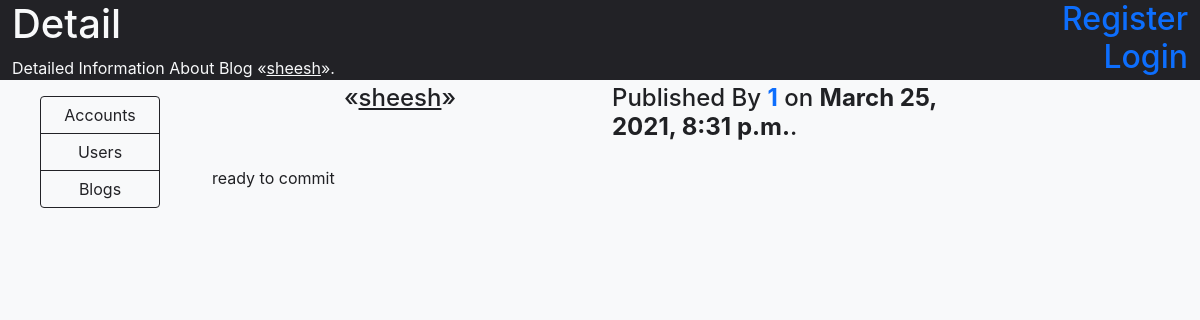
/blogs/12/, run on the app's committed database.
### blogs/models.py (models this page shows)
class Blog(models.Model):
    user = models.ForeignKey(User, on_delete=models.CASCADE, blank=True, null=True)
    blog_name = models.CharField(max_length=200)
    blog_text = models.CharField(max_length=9999)
    pub_date = models.DateTimeField(auto_now_add=True, blank=True, null=True)
    def __str__(self):
        return self.blog_name

### blogs/views.py (the view)
# urls.py: path('<int:pk>/', views.DetailView.as_view(), name='detail'),
class DetailView(generic.DetailView):
    model = Blog
    template_name = 'blogs/detail.html'
    def get_queryset(self):
        return Blog.objects.all()

### templates/blogs/detail.html (shortened to what this page needs)
{% extends '../base/base.html' %}
{% block header %}
    <h1>Detail</h1>
    <p>Detailed Information About Blog &laquo;<span class='text-decoration-underline'>{{blog}}</span>&raquo;.</p>
{% endblock %}
{% block content %}
    <div class='row mt-1 h4'>
        <div class='col-6 d-flex justify-content-center'>
            &laquo;<span class='text-decoration-underline'>{{ blog }}</span>&raquo;
        </div>
        <div class='col-6'>
            Published By
            <a href='{% url "accounts:detail" blog.user %}' class='text-decoration-none fw-bold'>{{ blog.user }}</a>
            on <b>{{ blog.pub_date }}</b>.
        </div>
    </div>
    <p class='pt-3'>{{ blog.blog_text }}</p>
{% endblock %}

### data on the page
Blog: blog_name "sheesh", user "1", pub_date "March 25, 2021, 8:31 p.m.", blog_text "ready to commit"
